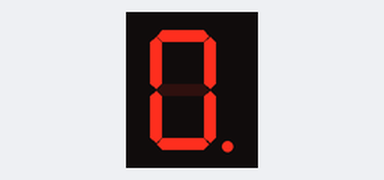
This sketch was run on a simulated Arduino Uno, built with avr-gcc and run on an emulated ATmega328P. On the bench: 1-digit seven-segment display.

Above: at 1.1 s.
At 5.1 s:
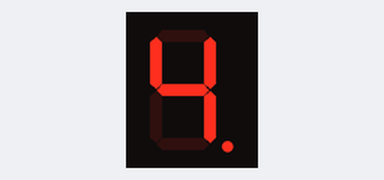
At 10.1 s:
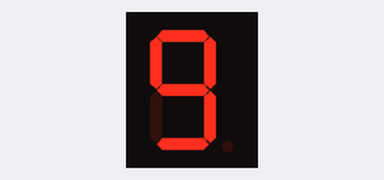
At 20.1 s:
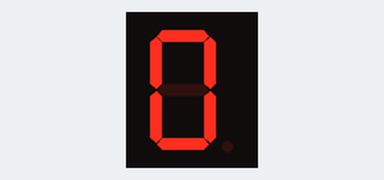
At 29.1 s:
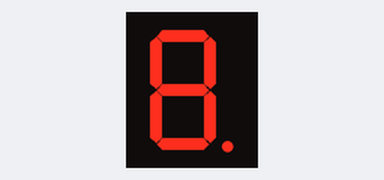
At 39.1 s:
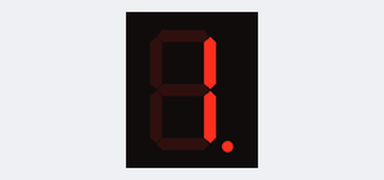

The sketch:

7_seg_display_-_1_digit_-__better_counter.ino
```cpp
#include "SevSeg.h"
SevSeg sevseg;

void setup() {
  byte numDigits = 1;
  byte digitPins[] = {};
  byte segmentPins[] = {6, 5, 2, 3, 4, 7, 8, 9};
  bool resistorsOnSegments = true;

  byte hardwareConfig = COMMON_CATHODE;
  sevseg.begin(hardwareConfig, numDigits, digitPins, segmentPins, resistorsOnSegments);
  sevseg.setBrightness(90);
}

void loop() {
  for (int i = 0; i < 10; i++)
  {
    sevseg.setNumber(i, i % 2);
    delay(1000);
    sevseg.refreshDisplay();
  }

  for (int i = 9; i >= 0;  i--)
  {
    sevseg.setNumber(i, !i % 2);
    delay(1000);
    sevseg.refreshDisplay();
  }
}
```

Measured:
- what the display in image 0 shows lasts 1.0 s, from 1.0 s to 2.0 s
